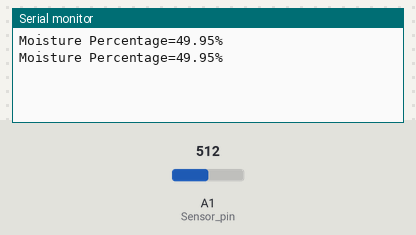
The sketch below on a simulated Arduino Uno, built with avr-gcc and run on an emulated ATmega328P. Parts: the last lines printed to the serial monitor. The inputs (shaded band) are chosen by the test bench; at power-on: A1 (Sensor_pin) = 512.

Above: at 1.8 s.
1.9 s: A1 (Sensor_pin) set to 716
At 2.8 s:
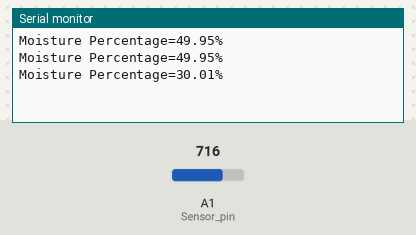
3.4 s: A1 (Sensor_pin) set to 900
At 4.6 s:
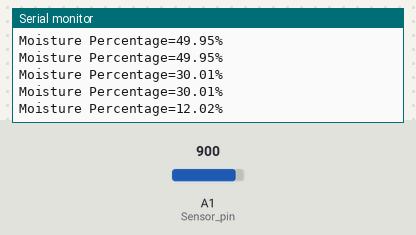
Timing chart, 0 to 6.4 s (numbered marks = the images above; inputs shaded):
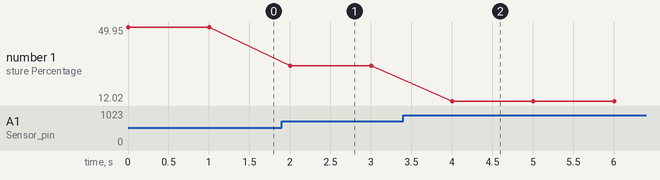

The sketch:

SoilMSensor.ino
```cpp
const int Sensor_pin = A1;
void setup() {
  Serial.begin(9600);
  // put your setup code here, to run once:
}
void loop()
 {
  float Moisture_Percentage;
  int sensor_analog;
  sensor_analog=analogRead(Sensor_pin );
  Moisture_Percentage=(100-((sensor_analog/1023.00)*100));
  Serial.print("Moisture Percentage=");
  Serial.print(Moisture_Percentage);
  Serial.print("%\n\n");
  delay(1000);


}
```

Measured:
- after the input at 1.9 s, the serial monitor: prints a new line after 0.10 s (image 1)
- after the input at 3.4 s, the serial monitor: prints a new line after 0.60 s (image 2)
- plotted number 1: 49.95 → 30.01 after the input at 1.9 s, 30.01 → 12.02 after the input at 3.4 s
